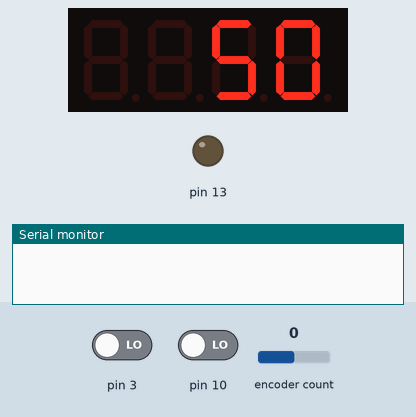
Simulated run of this sketch. Board: Arduino Uno, built with avr-gcc and run on an emulated ATmega328P. On the bench: 4-digit seven-segment display, output pins drawn as LEDs (lit = HIGH), the last lines printed to the serial monitor. The inputs (shaded band) are chosen by the test bench; at power-on: encoder count 0, pin 3 LOW, pin 10 LOW.

Above: at 1.2 s.
1.3 s: encoder count set to 1
At 2.5 s:
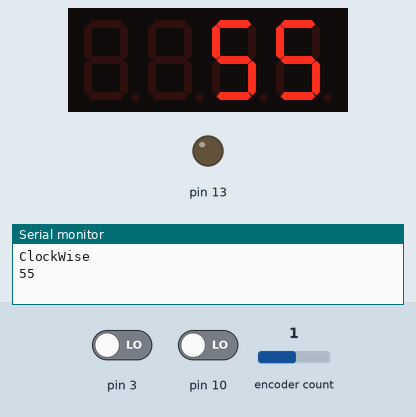
2.8 s: encoder count set to 2
4.3 s: encoder count set to 3
Timing chart, 0 to 7.3 s (numbered marks = the images above; inputs shaded):
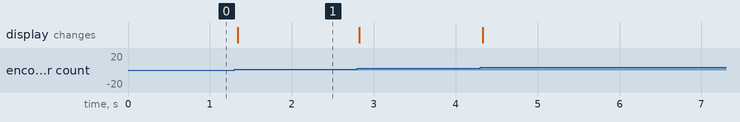

Measured:
- after the input at 1.3 s, the display: changes at once (image 1)

The sketch:

spot_welder_w_button_relay.ino
```cpp
#include <EnableInterrupt.h>
#include <Rotary.h>
#include <TM1637Display.h>


TM1637Display display(12,7);
int bpr=0;

Rotary r = Rotary(2, 3);
 volatile int counter;

void setup() {
  Serial.begin(9600);

  /* Original interrupt setup:
  PCICR |= (1 << PCIE2);
  PCMSK2 |= (1 << PCINT18) | (1 << PCINT19);
  sei();
  */
  display.setBrightness(6);
 counter=50;
  enableInterrupt(2, interruptFunction, CHANGE);
  enableInterrupt(3, interruptFunction, CHANGE);
  pinMode(10,INPUT);
  pinMode(13,OUTPUT);
}

void loop() {
display.setBrightness(0x0f);
display.showNumberDec(counter,false);
if (digitalRead(10)==HIGH) {delay(50);
          if (digitalRead(10)==LOW) {pinMode(13,HIGH);delay(counter);pinMode(13,LOW);}
          else {delay(100);}}

}

void interruptFunction() {


  unsigned char result = r.process();
  if (result == DIR_NONE) {
    // do nothing
  }
  else if (result == DIR_CW) {
    Serial.println("ClockWise");
    counter=counter+5;
    Serial.println(counter);
  }
  else if (result == DIR_CCW) {
    Serial.println("CounterClockWise");
    counter=counter-5;
    Serial.println(counter);
  }
}
```
